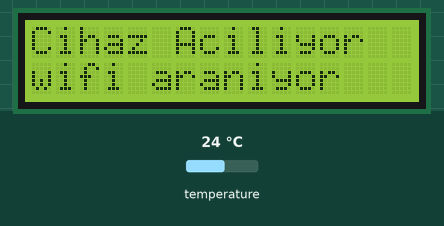
Recording of a sketch running on a simulated ESP8266 (NodeMCU). On the bench: 16×2 character LCD. The test bench sets the inputs (shaded band); at power-on: temperature 24 °C. WiFi joins after 1.5 s; servers stay silent unless stated; what the sketch prints to the serial monitor is not drawn.

Above: at 2.6 s.
At 4.8 s:
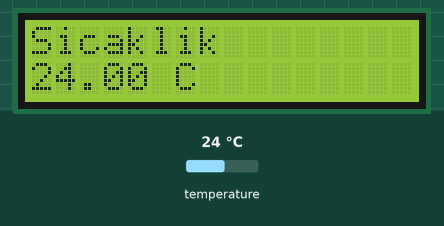
4.9 s: temperature set to 7 °C
At 6.0 s:
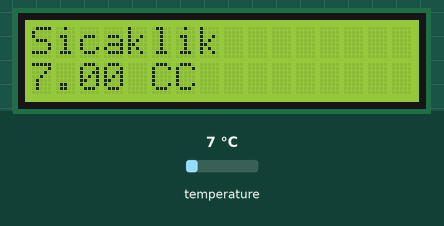
6.6 s: temperature set to 12 °C
At 8.5 s:
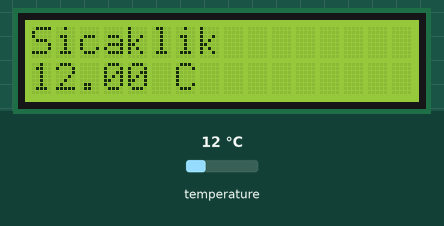
8.9 s: temperature set to 19 °C
At 11.2 s:
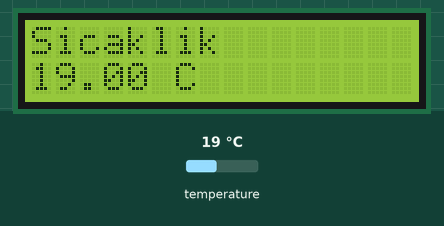
Timing chart, 0 to 12.7 s (numbered marks = the images above; inputs shaded):
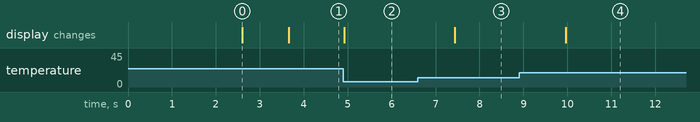

Measured:
- after the input at 4.9 s, the display: changes at once (image 2)
- after the input at 6.6 s, the display: changes after 0.84 s (image 3)
- after the input at 8.9 s, the display: changes after 1.1 s (image 4)
- what the display in image 0 shows lasts 1.1 s, from 2.6 s to 3.7 s

The sketch:

v4.ino
```cpp
#include <FaBoLCD_PCF8574.h>
FaBoLCD_PCF8574 lcd;

#include <OneWire.h> // OneWire kütüphanesini ekliyoruz.

// Sıcaklık Sensörü Giriş-Çıkışı
OneWire ds(D7);

//-------------wifi ayarları---------------

#include <ESP8266WiFi.h>
String apiKey = "P4YE444CA415ZOTT";     //  Enter your Write API key from ThingSpeak

const char *ssid =  "Superbox_WiFi_B5D6";     // replace with your wifi ssid and wpa2 key
const char *pass =  "BGGLJQM21Y9";
const char* server = "api.thingspeak.com";
WiFiClient client;
int counter=0;//when connection fails

//----------------------------------------


void setup(void) {
    Serial.begin(9600); // Seri iletişimi başlatıyoruz.

    lcd.begin(16, 2);
    lcd.clear();
    lcd.setCursor(0,0);
    lcd.print("Cihaz Aciliyor");
    lcd.setCursor(0,1);
    lcd.print("v4");
    delay(2000);


//-------------wifi ayarları---------------
    Serial.println("Connecting to ");
   Serial.println(ssid);


   WiFi.begin(ssid, pass);

    while (WiFi.status() != WL_CONNECTED)
   {
          counter++;
          if (counter>100){
            lcd.clear();
            lcd.setCursor(0,0);
            lcd.print("--wifi hatasi!--");
            delay(2000);
            lcd.clear();
            break;


          }
          delay(500);
          Serial.print(".");
          lcd.setCursor(0,1);
          lcd.print("wifi araniyor");


   }
    Serial.println("");
    Serial.println("WiFi connected");
    lcd.clear();


//----------------------------------------


}

void loop(void) {
  // temperature değişkenini sıcaklık değerini alma fonksiyonuna bağlıyoruz.
  float temperature = getTemp();
  // Sensörden gelen sıcaklık değerini Serial monitörde yazdırıyoruz.
  Serial.print("Sicaklik: ");
  Serial.println(temperature);


//LCD yazım
  lcd.setCursor(0,0);
  lcd.print("Sicaklik");
  lcd.setCursor(0,1);
  lcd.print(temperature);
  lcd.print(" C");

//wifi

//-------------wifi ayarları---------------
  float h = 50;
  float t = temperature;
  if (isnan(h) || isnan(t))
                 {
                     Serial.println("Failed to read from DHT sensor!");
                      return;
                 }

                         if (client.connect(server,80))   //   "184.106.153.149" or api.thingspeak.com
                      {

                             String postStr = apiKey;
                             postStr +="&field1=";
                             postStr += String(t);
                             postStr +="&field2=";
                             postStr += String(h);
                             postStr += "\r\n\r\n";

                             client.print("POST /update HTTP/1.1\n");
                             client.print("Host: api.thingspeak.com\n");
                             client.print("Connection: close\n");
                             client.print("X-THINGSPEAKAPIKEY: "+apiKey+"\n");
                             client.print("Content-Type: application/x-www-form-urlencoded\n");
                             client.print("Content-Length: ");
                             client.print(postStr.length());
                             client.print("\n\n");
                             client.print(postStr);

                             Serial.print("Temperature: ");
                             Serial.print(t);
                             Serial.print(" degrees Celcius, Humidity: ");
                             Serial.print(h);
                             Serial.println("%. Send to Thingspeak.");
                        }
          client.stop();

          Serial.println("Waiting...");


//----------------------------------------

   // 1 saniye bekliyoruz. Monitörde saniyede 1 sıcaklık değeri yazmaya devam edecek.
  delay(1000);

}


float getTemp(){
  //returns the temperature from one DS18S20 in DEG Celsius

  byte data[12];
  byte addr[8];

  if ( !ds.search(addr)) {
      //no more sensors on chain, reset search
      ds.reset_search();
      return -1000;
  }

  if ( OneWire::crc8( addr, 7) != addr[7]) {
      Serial.println("CRC is not valid!");
      return -1000;
  }

  if ( addr[0] != 0x10 && addr[0] != 0x28) {
      Serial.print("Device is not recognized");
      return -1000;
  }

  ds.reset();
  ds.select(addr);
  ds.write(0x44,1); // start conversion, with parasite power on at the end

  byte present = ds.reset();
  ds.select(addr);
  ds.write(0xBE); // Read Scratchpad

  for (int i = 0; i < 9; i++) { // we need 9 bytes
    data[i] = ds.read();
  }

  ds.reset_search();

  byte MSB = data[1];
  byte LSB = data[0];

  float tempRead = ((MSB << 8) | LSB); //using two's compliment
  float TemperatureSum = tempRead / 16;

  return TemperatureSum;

}
```
